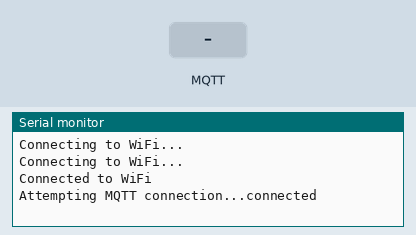
Bench run of a sketch on a simulated ESP32. Shown: the last lines printed to the serial monitor. Inputs (shaded band) come from the test bench. WiFi joins after 1.5 s; servers stay silent unless stated; random numbers use the default seed unless the sketch sets one; no MQTT or app messages arrive unless stated.

Above: at 3.2 s.
3.3 s: MQTT message "1" arrives on the first subscribed topic
At 4.1 s:
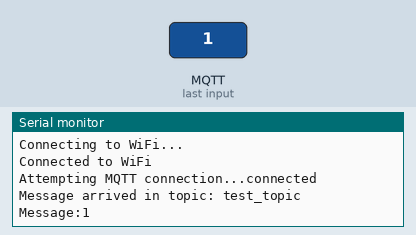
4.8 s: MQTT message "on" arrives on the first subscribed topic
At 5.2 s:
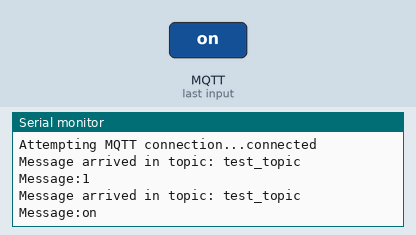
6.3 s: MQTT message "off" arrives on the first subscribed topic
At 7.6 s:
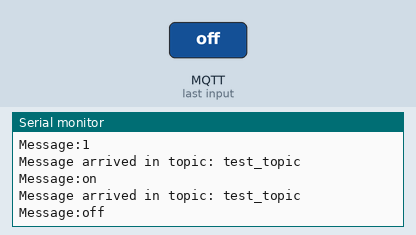

Measured:
- after the input at 3.3 s, the serial monitor: prints a new line at once (image 1)
- after the input at 4.8 s, the serial monitor: prints a new line at once (image 2)
- after the input at 6.3 s, the serial monitor: prints a new line at once (image 3)

The sketch:

6.ESP_MQTT.ino
```cpp
#include <WiFi.h>
#include <PubSubClient.h>

const char* ssid = "XXXXX"; // SSID WIFI
const char* password = "XXXXXXXX"; // Senha
const char* mqtt_server = "broker.emqx.io";

WiFiClient espClient;
PubSubClient client(espClient);

void callback(char* topic, byte* message, unsigned int length) {
  Serial.print("Message arrived in topic: ");
  Serial.println(topic);

  Serial.print("Message:");
  for (int i = 0; i < length; i++) {
    Serial.print((char)message[i]);
  }
  Serial.println();
}

void reconnect() {
  while (!client.connected()) {
    Serial.print("Attempting MQTT connection...");
    String clientId = "ESP32Client-";
    clientId += String(random(0xffff), HEX);
    if (client.connect(clientId.c_str())) {
      Serial.println("connected");
      client.subscribe("test_topic");
    } else {
      Serial.print("failed, rc=");
      Serial.print(client.state());
      Serial.println(" try again in 5 seconds");
      delay(5000);
    }
  }
}

void setup() {
  Serial.begin(115200);
  WiFi.begin(ssid, password);
  while (WiFi.status() != WL_CONNECTED) {
    delay(1000);
    Serial.println("Connecting to WiFi...");
  }
  Serial.println("Connected to WiFi");

  client.setServer(mqtt_server, 1883);
  client.setCallback(callback);
}

void loop() {
  if (!client.connected()) {
    reconnect();
  }
  client.loop();
}
```
